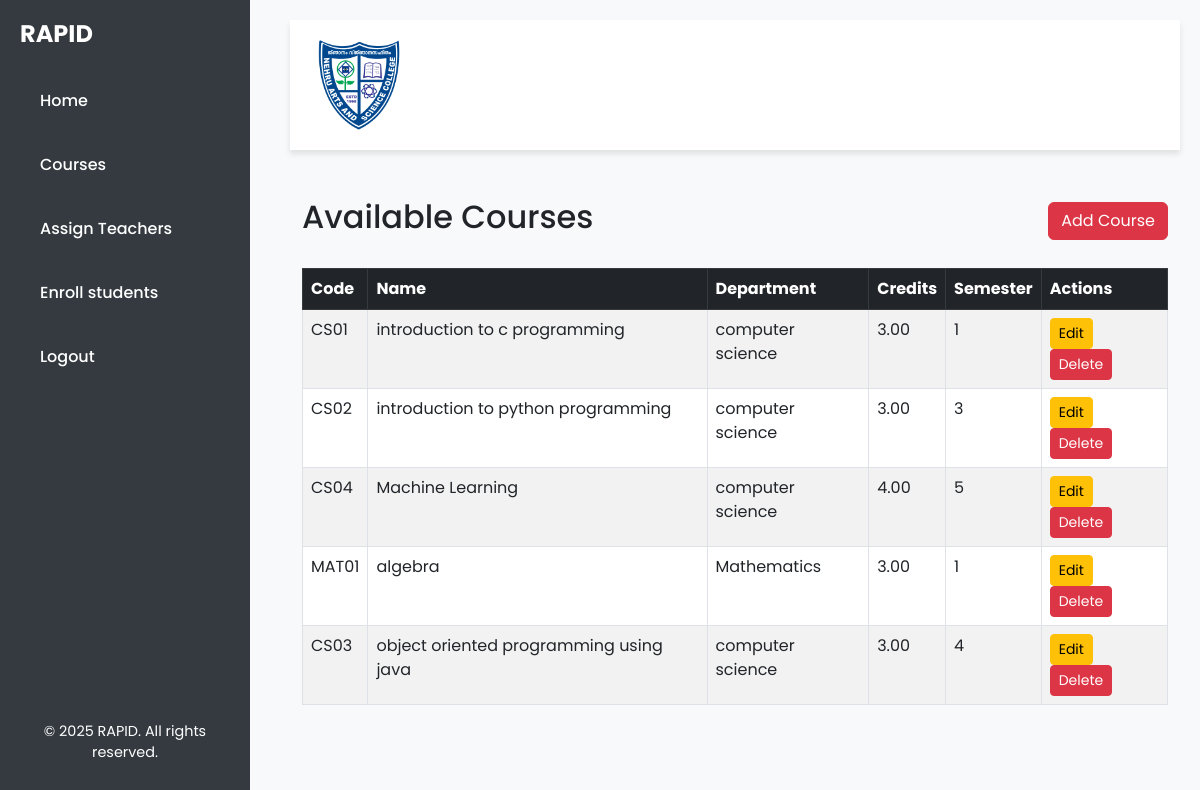
The page /course-list/ (signed in) on the database its author committed.
### rapid/models.py (models this page shows, shortened)
class Course(models.Model):
    SEMESTER_CHOICES = [
        ('1', 'First Semester'),
        ('2', 'Second Semester'),
        ('3', 'Third Semester'),
        ('4', 'Fourth Semester'),
        ('5', 'Fifth Semester'),
        ('6', 'Sixth Semester'),
        ('7', 'Seventh Semester'),
        ('8', 'Eighth Semester'),
    ]
    course_id = models.AutoField(primary_key=True)
    course_code = models.CharField(max_length=20, unique=True)
    course_title = models.CharField(max_length=100)
    credit = models.DecimalField(max_digits=4, decimal_places=2)
    department_id = models.ForeignKey(Department, on_delete=models.CASCADE)
    semester = models.CharField(max_length=1, choices=SEMESTER_CHOICES)

class Department(models.Model):
    department_id=models.AutoField(primary_key=True)
    department_name=models.CharField(max_length=100)
    def __str__(self):
        return self.department_name

### rapid/views.py (the view)
# urls.py: path('course-list/', views.course_list, name='course_list'),
@login_required
def course_list(request):
    courses = Course.objects.all()  # Fetch all courses from the database
    return render(request, 'rapid/course_list.html', {'courses': courses})

### rapid/templates/rapid/course_list.html (shortened to what this page needs)
{% extends "base.html" %}
{% block content %}
<div class="container mt-5">
    <div class="d-flex justify-content-between align-items-center mb-4">
        <h2>Available Courses</h2>
        <a href="/create-course/" class="btn btn-danger">Add Course</a>
    </div>
    <div class="table-responsive">
        <table class="table table-bordered table-striped">
            <thead class="table-dark">
                <tr>
                    <th>Code</th>
                    <th>Name</th>
                    <th>Department</th>
                    <th>Credits</th>
                    <th>Semester</th>
                    <th>Actions</th>
                </tr>
            </thead>
            <tbody>
                {% for course in courses %}
                <tr>
                    <td>{{ course.course_code }}</td>
                    <td>{{ course.course_title }}</td>
                    <td>{{ course.department_id }}</td>
                    <td>{{ course.credit }}</td>
                    <td>{{ course.semester }}</td>
                    <td>
                        <a href="{% url 'edit_course' course.pk %}" class="btn btn-warning btn-sm">Edit</a>
                        <a href="{% url 'delete_course' course.course_id %}" onclick="return confirm('Are you sure you want to delete this course?');" class="btn btn-danger btn-sm">Delete</a>
                    </td>
                </tr>
                {% empty %}
                <tr>
                    <td colspan="6" class="text-center">No courses available.</td>
                </tr>
                {% endfor %}
            </tbody>
        </table>
    </div>
</div>
{% endblock %}

### rapid/templates/base.html (style rules this page uses)
body { background-color: #f8f9fa; font-family: 'Poppins', sans-serif; display: flex; margin: 0; padding: 0; }

### rows shown on the page
Course: course_code "CS01", course_title "introduction to c programming", department_id "computer science", credit "3.00", semester "1"
Course: course_code "CS02", course_title "introduction to python programming", department_id "computer science", credit "3.00", semester "3"
Course: course_code "CS04", course_title "Machine Learning", department_id "computer science", credit "4.00", semester "5"
Course: course_code "MAT01", course_title "algebra", department_id "Mathematics", credit "3.00", semester "1"
Course: course_code "CS03", course_title "object oriented programming using java", department_id "computer science", credit "3.00", semester "4"
